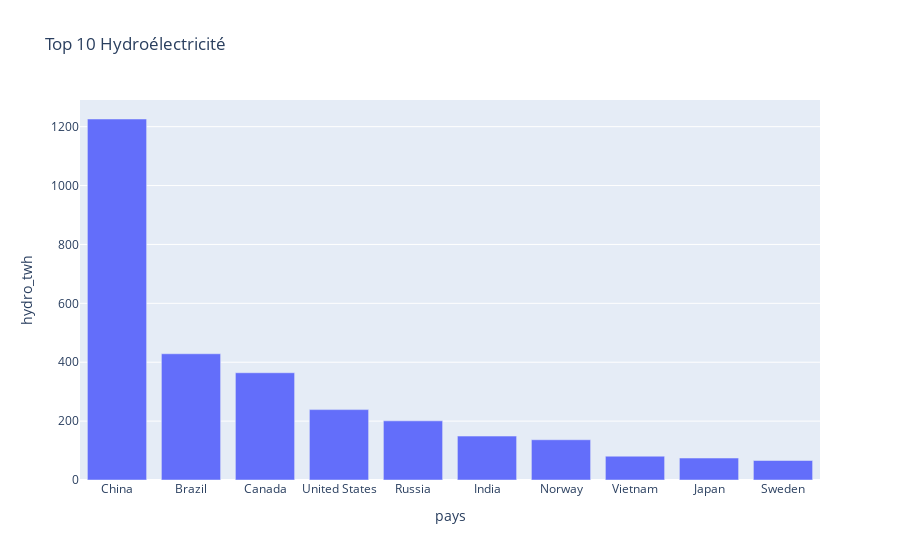
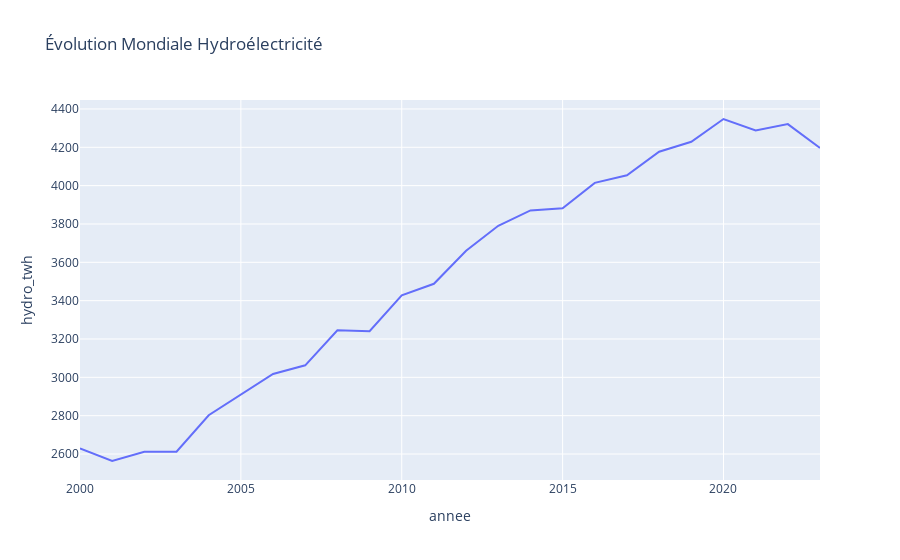
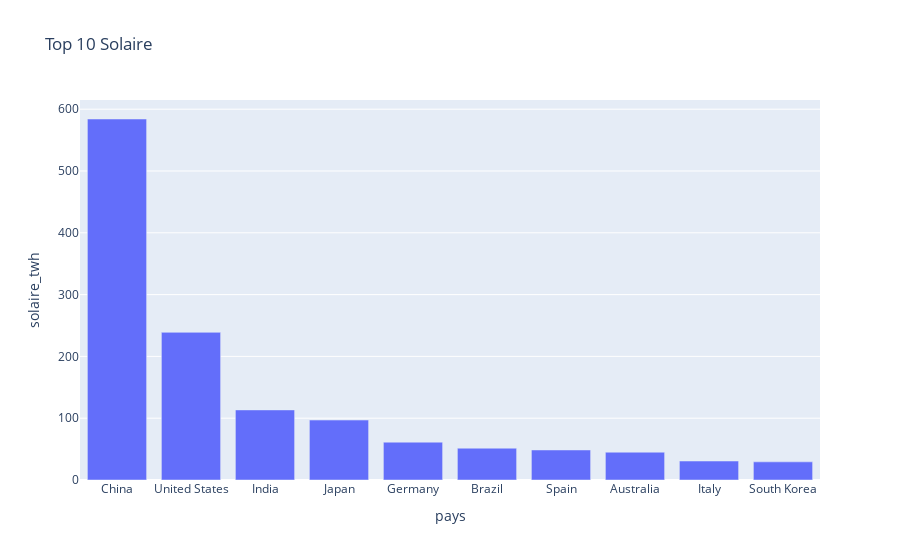

Source (notebook cell) for these figures, in order:
### Markdown cell above
## Top Pays par Type d'Énergie

### Code cell
for energie_col, titre in zip(['hydro_twh', 'solaire_twh', 'eolien_twh'], 
                              ['Hydroélectricité', 'Solaire', 'Éolien']):
    top = df_anneeRecent.nlargest(10, energie_col)[['pays', energie_col]]
    print(f"\nTop 10 pour {titre} en {annee_max}:")
    display(top)
    
    fig = px.bar(top, x='pays', y=energie_col, title=f"Top 10 {titre}")
    fig.show()
    
    # Tendance mondiale
    fig_trend = px.line(df_mondial, x='annee', y=energie_col, title=f"Évolution Mondiale {titre}")
    fig_trend.show()

### Figure 1 — Plotly figure (JSON) as saved in the notebook; plotly's stock layout.template omitted (floating-point values rounded to 4 significant figures)
{"data": [{"hovertemplate": "pays=%{x}<br>hydro_twh=%{y}<extra></extra>", "legendgroup": "", "marker": {"color": "#636efa", "pattern": {"shape": ""}}, "name": "", "orientation": "v", "showlegend": false, "textposition": "auto", "type": "bar", "x": ["China", "Brazil", "Canada", "United States", "Russia", "India", "Norway", "Vietnam", "Japan", "Sweden"], "xaxis": "x", "y": [1226.0, 428.6, 364.2, 239.0, 200.9, 149.2, 136.7, 80.9, 74.5, 66.19], "yaxis": "y"}], "layout": {"barmode": "relative", "legend": {"tracegroupgap": 0}, "title": {"text": "Top 10 Hydroélectricité"}, "xaxis": {"anchor": "y", "domain": [0, 1], "title": {"text": "pays"}}, "yaxis": {"anchor": "x", "domain": [0, 1], "title": {"text": "hydro_twh"}}}}

### Figure 2 — Plotly figure (JSON) as saved in the notebook; plotly's stock layout.template omitted (floating-point values rounded to 4 significant figures)
{"data": [{"hovertemplate": "annee=%{x}<br>hydro_twh=%{y}<extra></extra>", "legendgroup": "", "line": {"color": "#636efa", "dash": "solid"}, "marker": {"symbol": "circle"}, "mode": "lines", "name": "", "orientation": "v", "showlegend": false, "type": "scatter", "x": [2000, 2001, 2002, 2003, 2004, 2005, 2006, 2007, 2008, 2009, 2010, 2011, 2012, 2013, 2014, 2015, 2016, 2017, 2018, 2019, 2020, 2021, 2022, 2023], "xaxis": "x", "y": [2630.0, 2564.0, 2611.0, 2612.0, 2802.0, 2912.0, 3018.0, 3063.0, 3245.0, 3241.0, 3428.0, 3488.0, 3660.0, 3791.0, 3870.0, 3882.0, 4014.0, 4054.0, 4177.0, 4228.0, 4348.0, 4288.0, 4321.0, 4196.0], "yaxis": "y"}], "layout": {"legend": {"tracegroupgap": 0}, "title": {"text": "Évolution Mondiale Hydroélectricité"}, "xaxis": {"anchor": "y", "domain": [0, 1], "title": {"text": "annee"}}, "yaxis": {"anchor": "x", "domain": [0, 1], "title": {"text": "hydro_twh"}}}}

### Figure 3 — Plotly figure (JSON) as saved in the notebook; plotly's stock layout.template omitted (floating-point values rounded to 4 significant figures)
{"data": [{"hovertemplate": "pays=%{x}<br>solaire_twh=%{y}<extra></extra>", "legendgroup": "", "marker": {"color": "#636efa", "pattern": {"shape": ""}}, "name": "", "orientation": "v", "showlegend": false, "textposition": "auto", "type": "bar", "x": ["China", "United States", "India", "Japan", "Germany", "Brazil", "Spain", "Australia", "Italy", "South Korea"], "xaxis": "x", "y": [584.1, 238.9, 113.4, 96.99, 61.22, 51.48, 48.59, 44.99, 30.71, 29.37], "yaxis": "y"}], "layout": {"barmode": "relative", "legend": {"tracegroupgap": 0}, "title": {"text": "Top 10 Solaire"}, "xaxis": {"anchor": "y", "domain": [0, 1], "title": {"text": "pays"}}, "yaxis": {"anchor": "x", "domain": [0, 1], "title": {"text": "solaire_twh"}}}}
